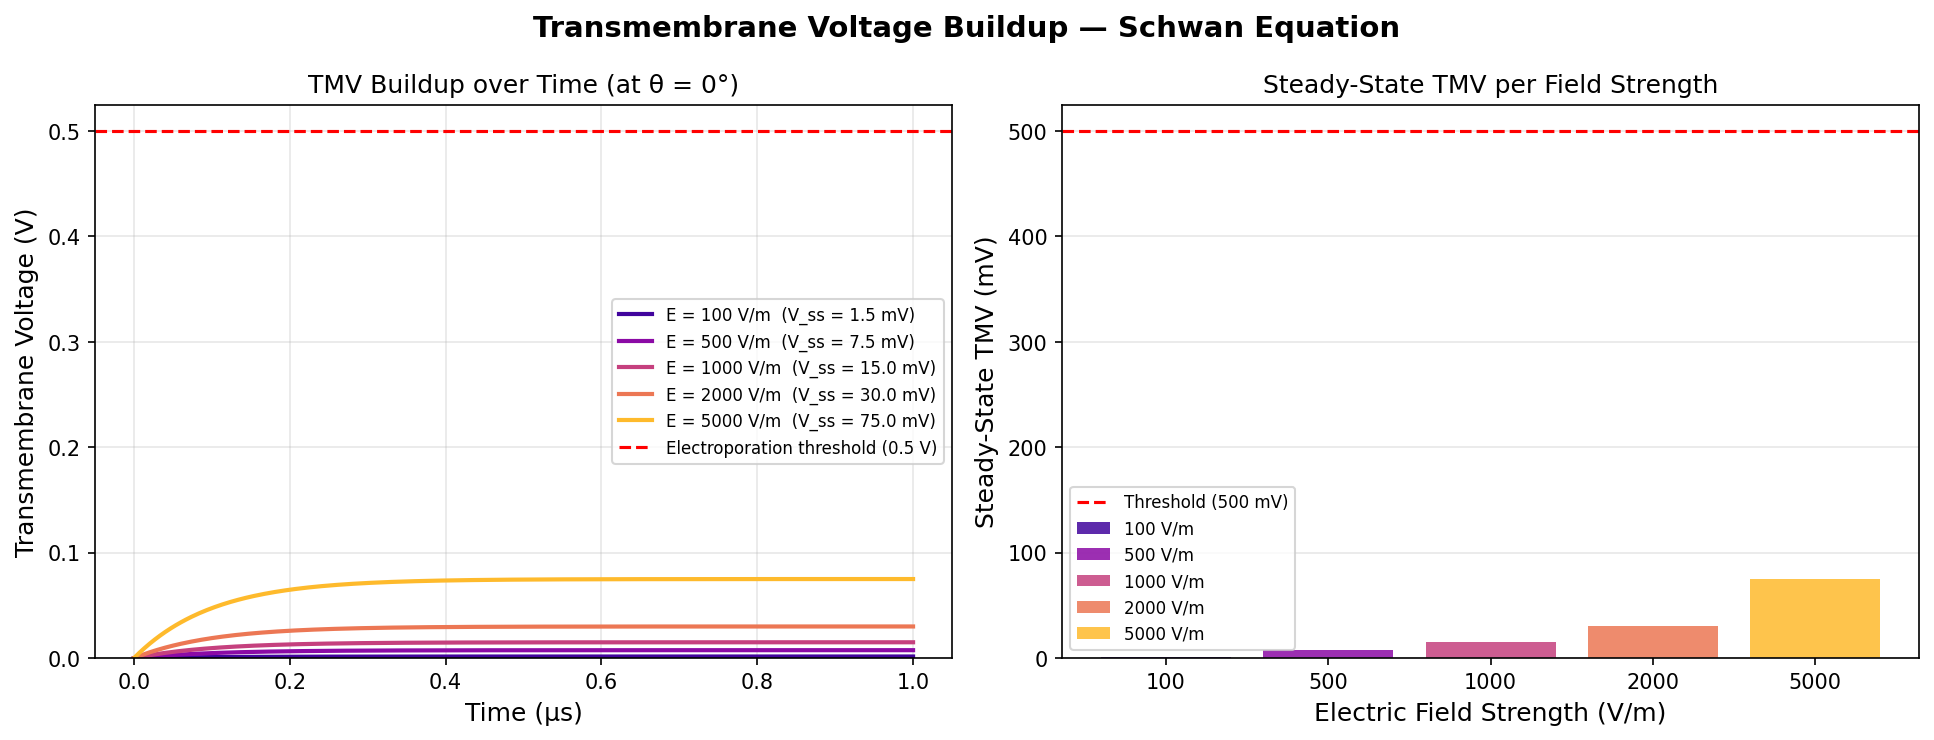

Source code (Python):
"""
Transmembrane Voltage During Electroporation — Schwan Equation
===============================================================
When an external electric field is applied to a GUV or cell,
the transmembrane voltage (TMV) builds up over time.

The Schwan equation describes the steady-state TMV on a spherical
membrane in an external field:

    V_tm = 1.5 * R * E * cos(theta)

For the time-dependent buildup (RC charging model):

    V_tm(t) = 1.5 * R * E * cos(theta) * (1 - exp(-t / tau))

    where:
      R     = cell/GUV radius (m)
      E     = external electric field (V/m)
      theta = polar angle (0 = field-facing pole)
      tau   = membrane charging time constant (s)
              tau = R * Cm / (2 * sigma_m)  [simplified]

Electroporation threshold: V_tm ~ 0.2 – 1.0 V

Author: [Tamanna Mostafa]
date:2026-04-21

Reference: Schwan, H.P. (1957). Electrical properties of tissue.
"""

import numpy as np
import matplotlib.pyplot as plt

# ── Vesicle / cell parameters ────────────────────────────────────────
R = 10e-6         # m       GUV radius (10 µm)
Cm = 1e-2          # F/m²    specific membrane capacitance (~1 µF/cm²)
sigma_i = 0.5       # S/m     intracellular conductivity

# ── Membrane charging time constant ─────────────────────────────────
# tau = R * Cm / (2 * sigma_i)  — simplified single-shell model
tau = R * Cm / (2 * sigma_i)
print(f"Membrane charging time constant τ = {tau*1e6:.2f} µs")

# ── Electric field strengths to compare ─────────────────────────────
E_values = [100, 500, 1000, 2000, 5000]   # V/m

# ── Electroporation threshold ────────────────────────────────────────
V_threshold = 0.5   # V  (typical literature value for GUVs)

# ── Time array ───────────────────────────────────────────────────────
t = np.linspace(0, 10 * tau, 300)         # simulate 10× time constants

# ── Polar angle: theta = 0 (pole facing field, maximum TMV) ─────────
theta = 0
cos_theta = np.cos(theta)                 # = 1.0 at the pole

# ── Plot ─────────────────────────────────────────────────────────────
fig, axes = plt.subplots(1, 2, figsize=(13, 5))
fig.suptitle("Transmembrane Voltage Buildup — Schwan Equation",
             fontsize=14, fontweight="bold")

colors = plt.cm.plasma(np.linspace(0.1, 0.85, len(E_values)))

for i, E in enumerate(E_values):
    # Steady-state TMV at the pole (theta = 0)
    V_ss = 1.5 * R * E * cos_theta

    # Time-dependent TMV (RC charging)
    V_tm = V_ss * (1 - np.exp(-t / tau))

    # Convert time to microseconds for readability
    t_us = t * 1e6

    axes[0].plot(t_us, V_tm, color=colors[i], linewidth=2,
                 label=f"E = {E} V/m  (V_ss = {V_ss*1000:.1f} mV)")

    # Bar chart: steady-state TMV per field strength
    axes[1].bar(i, V_ss * 1000, color=colors[i], alpha=0.85,
                label=f"{E} V/m")

# ── Threshold line ───────────────────────────────────────────────────
axes[0].axhline(V_threshold, color="red", linestyle="--", linewidth=1.5,
                label=f"Electroporation threshold ({V_threshold} V)")
axes[1].axhline(V_threshold * 1000, color="red", linestyle="--",
                linewidth=1.5, label="Threshold (500 mV)")

# ── Format left panel: V_tm vs time ─────────────────────────────────
axes[0].set_xlabel("Time (µs)", fontsize=12)
axes[0].set_ylabel("Transmembrane Voltage (V)", fontsize=12)
axes[0].set_title("TMV Buildup over Time (at θ = 0°)", fontsize=12)
axes[0].legend(fontsize=8)
axes[0].grid(True, alpha=0.3)
axes[0].set_ylim(bottom=0)

# ── Format right panel: steady-state comparison ──────────────────────
axes[1].set_xticks(range(len(E_values)))
axes[1].set_xticklabels([f"{E}" for E in E_values], fontsize=10)
axes[1].set_xlabel("Electric Field Strength (V/m)", fontsize=12)
axes[1].set_ylabel("Steady-State TMV (mV)", fontsize=12)
axes[1].set_title("Steady-State TMV per Field Strength", fontsize=12)
axes[1].legend(fontsize=8)
axes[1].grid(True, alpha=0.3, axis="y")

plt.tight_layout()
plt.savefig("transmembrane_voltage_schwan.png", dpi=150, bbox_inches="tight")
plt.show()

print("\nSummary:")
print(f"  GUV radius         : {R*1e6:.0f} µm")
print(f"  Membrane Cm        : {Cm*1e2:.1f} µF/cm²")
print(f"  Charging time τ    : {tau*1e6:.2f} µs")
print(f"  Threshold voltage  : {V_threshold*1000:.0f} mV")
for E in E_values:
    V_ss = 1.5 * R * E
    status = ">> ELECTROPORATION" if V_ss >= V_threshold else "   sub-threshold"
    print(f"  E = {E:5d} V/m  →  V_tm = {V_ss*1000:6.1f} mV  {status}")
print("\nFigure saved as transmembrane_voltage_schwan.png")
